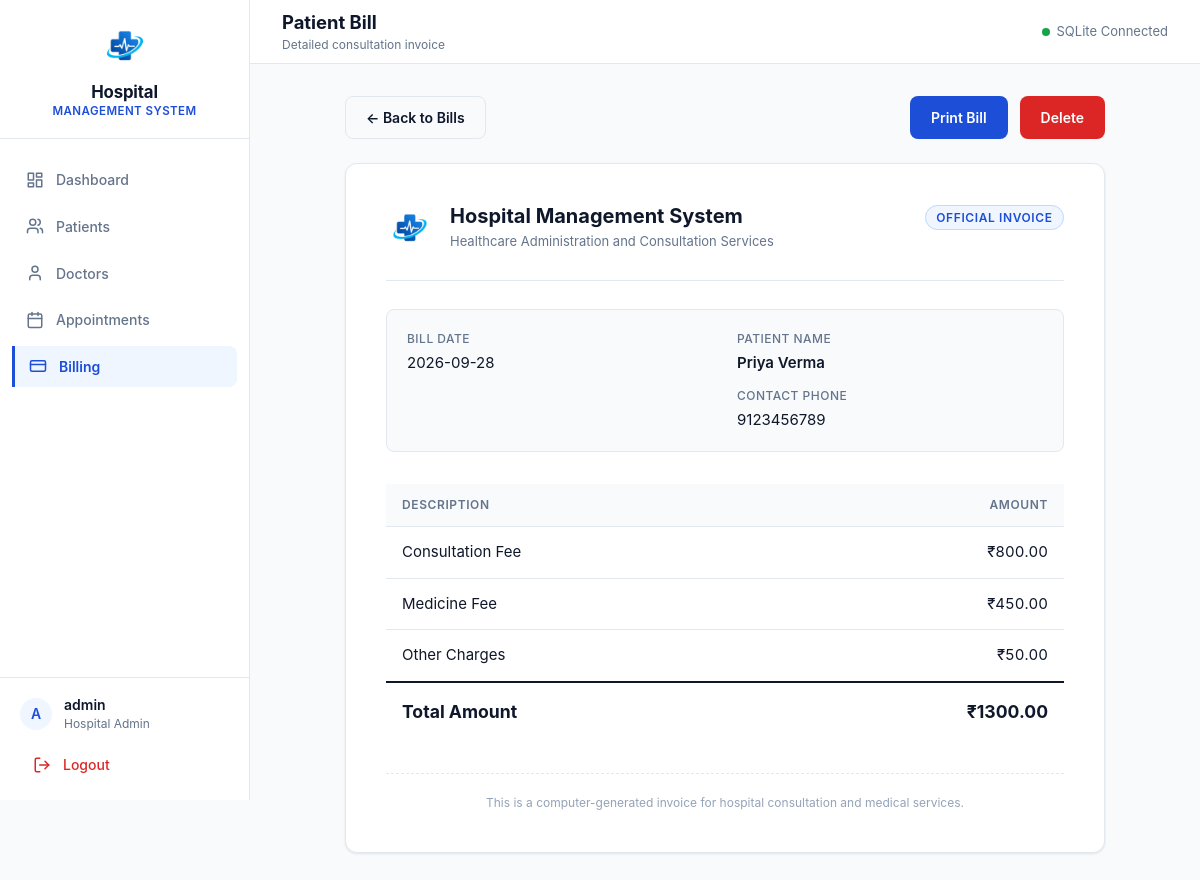
The page /billing/3 (signed in) on the database its author committed.
### tables this page shows
CREATE TABLE bills (
            bill_id INTEGER PRIMARY KEY AUTOINCREMENT,
            patient_id INTEGER NOT NULL,
            consultation_fee REAL NOT NULL,
            medicine_fee REAL NOT NULL,
            other_charges REAL NOT NULL,
            total_amount REAL NOT NULL,
            bill_date TEXT NOT NULL,
            FOREIGN KEY (patient_id) REFERENCES patients (patient_id)
        );

CREATE TABLE patients (
            patient_id INTEGER PRIMARY KEY AUTOINCREMENT,
            name TEXT NOT NULL,
            age INTEGER NOT NULL,
            gender TEXT NOT NULL,
            phone TEXT NOT NULL,
            address TEXT NOT NULL
        );

### app.py (the view)
@app.route("/billing/<int:bill_id>")
@login_required
def view_bill(bill_id):
    database = get_database_connection()
    bill_record = database.execute(
        """
        SELECT
            bills.bill_id,
            bills.patient_id,
            patients.name AS patient_name,
            patients.phone AS patient_phone,
            patients.address AS patient_address,
            bills.consultation_fee,
            bills.medicine_fee,
            bills.other_charges,
            bills.total_amount,
            bills.bill_date
        FROM bills
        JOIN patients
            ON bills.patient_id = patients.patient_id
        WHERE bills.bill_id = ?
        """,
        (bill_id,),
    ).fetchone()
    if bill_record is None:
        flash("Bill record not found.", "error")
        return redirect(url_for("billing"))
    return render_template("bill.html", bill=bill_record)

### app.py (called while the page is built)
def get_database_connection():
    if "database" not in g:
        g.database = sqlite3.connect(DATABASE_PATH)
        g.database.row_factory = sqlite3.Row
        g.database.execute("PRAGMA foreign_keys = ON")
    return g.database

@app.teardown_appcontext
def close_database_connection(exception=None):
    database = g.pop("database", None)
    if database is not None:
        database.close()

def login_required(view_function):
    @wraps(view_function)
    def decorated_function(*args, **kwargs):
        if "user" not in session:
            return redirect(url_for("login"))
        return view_function(*args, **kwargs)
    return decorated_function

### templates/bill.html (shortened to what this page needs)
{% extends "base.html" %}
{% block header_title %}Patient Bill{% endblock %}
{% block header_subtitle %}Detailed consultation invoice{% endblock %}
{% block content %}
<div class="bill-page-container">
  <div class="bill-actions-bar">
    <div class="bill-actions-left">
      <a href="{{ url_for('billing') }}" class="btn btn-outline">&larr; Back to Bills</a>
    </div>
    <div class="bill-actions-right">
      <button type="button" class="btn btn-primary" onclick="window.print()">Print Bill</button>
      <a href="{{ url_for('delete_bill', bill_id=bill.bill_id) }}" class="btn btn-danger">Delete</a>
    </div>
  </div>
  <div class="bill-sheet">
    <div class="bill-sheet-header">
      <div class="bill-brand">
        <img src="{{ url_for('static', filename='images/hospital-logo.png') }}" alt="Hospital Logo" class="bill-logo">
        <div class="bill-brand-info">
          <h1 class="bill-hospital-name">Hospital Management System</h1>
          <p class="bill-hospital-sub">Healthcare Administration and Consultation Services</p>
        </div>
      </div>
      <div class="bill-meta-badge">
        <span class="bill-sheet-tag">Official Invoice</span>
      </div>
    </div>
    <hr class="bill-divider">
    <div class="bill-info-grid">
      <div class="bill-info-col">
        <div class="bill-info-item">
          <span class="bill-info-label">Bill Date</span>
          <span class="bill-info-value">{{ bill.bill_date }}</span>
        </div>
      </div>
      <div class="bill-info-col">
        <div class="bill-info-item">
          <span class="bill-info-label">Patient Name</span>
          <span class="bill-info-value font-medium">{{ bill.patient_name }}</span>
        </div>
        {% if bill.patient_phone %}
          <div class="bill-info-item">
            <span class="bill-info-label">Contact Phone</span>
            <span class="bill-info-value">{{ bill.patient_phone }}</span>
          </div>
        {% endif %}
      </div>
    </div>
    <div class="bill-table-container">
      <table class="bill-table">
        <thead>
          <tr>
            <th scope="col" class="bill-th-item">Description</th>
            <th scope="col" class="bill-th-amount">Amount</th>
          </tr>
        </thead>
        <tbody>
          <tr>
            <td>Consultation Fee</td>
            <td class="bill-td-amount">&#8377;{{ "%.2f"|format(bill.consultation_fee) }}</td>
          </tr>
          <tr>
            <td>Medicine Fee</td>
            <td class="bill-td-amount">&#8377;{{ "%.2f"|format(bill.medicine_fee) }}</td>
          </tr>
          <tr>
            <td>Other Charges</td>
            <td class="bill-td-amount">&#8377;{{ "%.2f"|format(bill.other_charges) }}</td>
          </tr>
        </tbody>
        <tfoot>
          <tr class="bill-total-row">
            <td class="bill-total-label">Total Amount</td>
            <td class="bill-total-amount">&#8377;{{ "%.2f"|format(bill.total_amount) }}</td>
          </tr>
        </tfoot>
      </table>
    </div>
    <div class="bill-footer">
      <p class="bill-footer-note">This is a computer-generated invoice for hospital consultation and medical services.</p>
    </div>
  </div>
</div>
{% endblock %}

### rows shown on the page
bills: bill_date "2026-09-28", consultation_fee "800.00", medicine_fee "450.00", other_charges "50.00", total_amount "1300.00"
patients: patient_name "Priya Verma", patient_phone "9123456789"

### other values the page prints
{{ session.get('user', 'Administrator') }} "admin"
